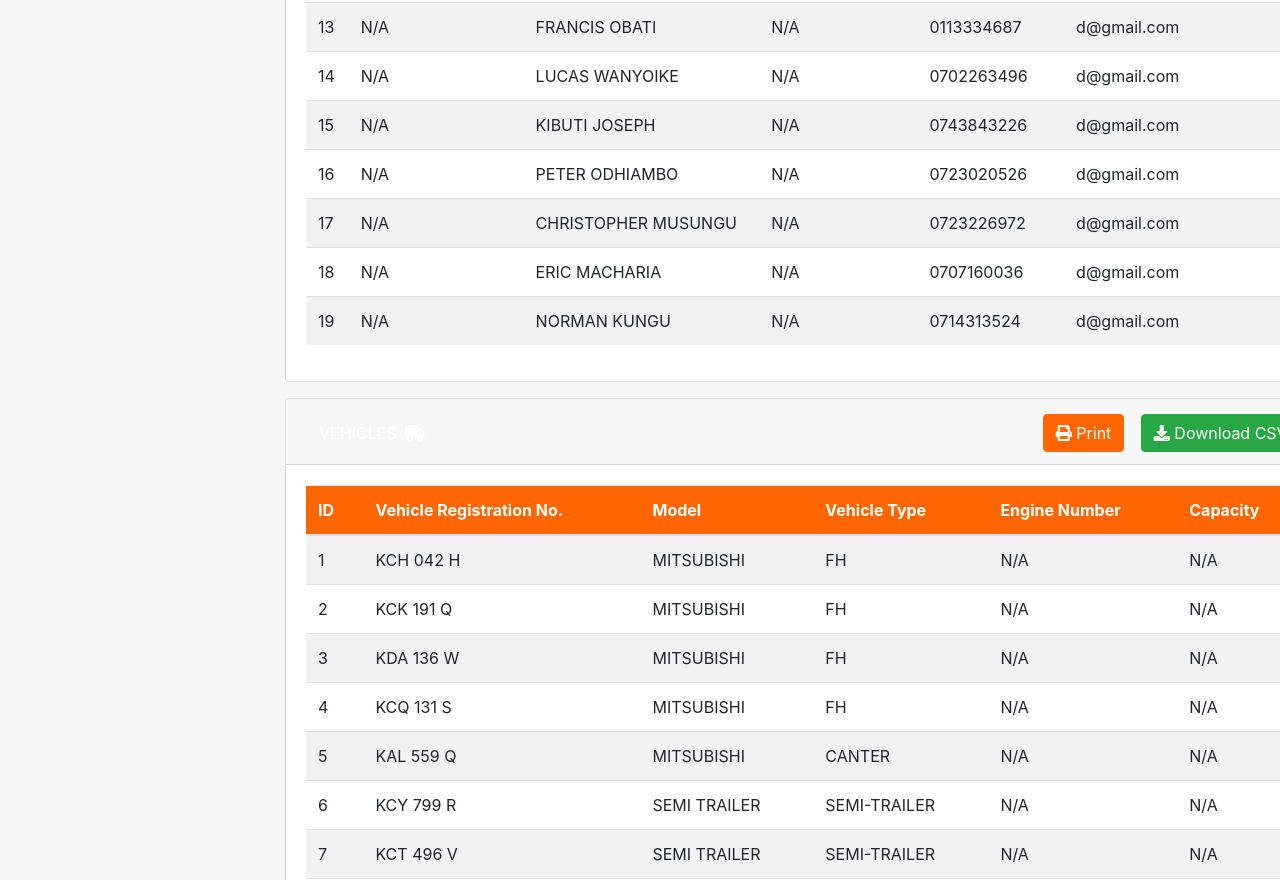
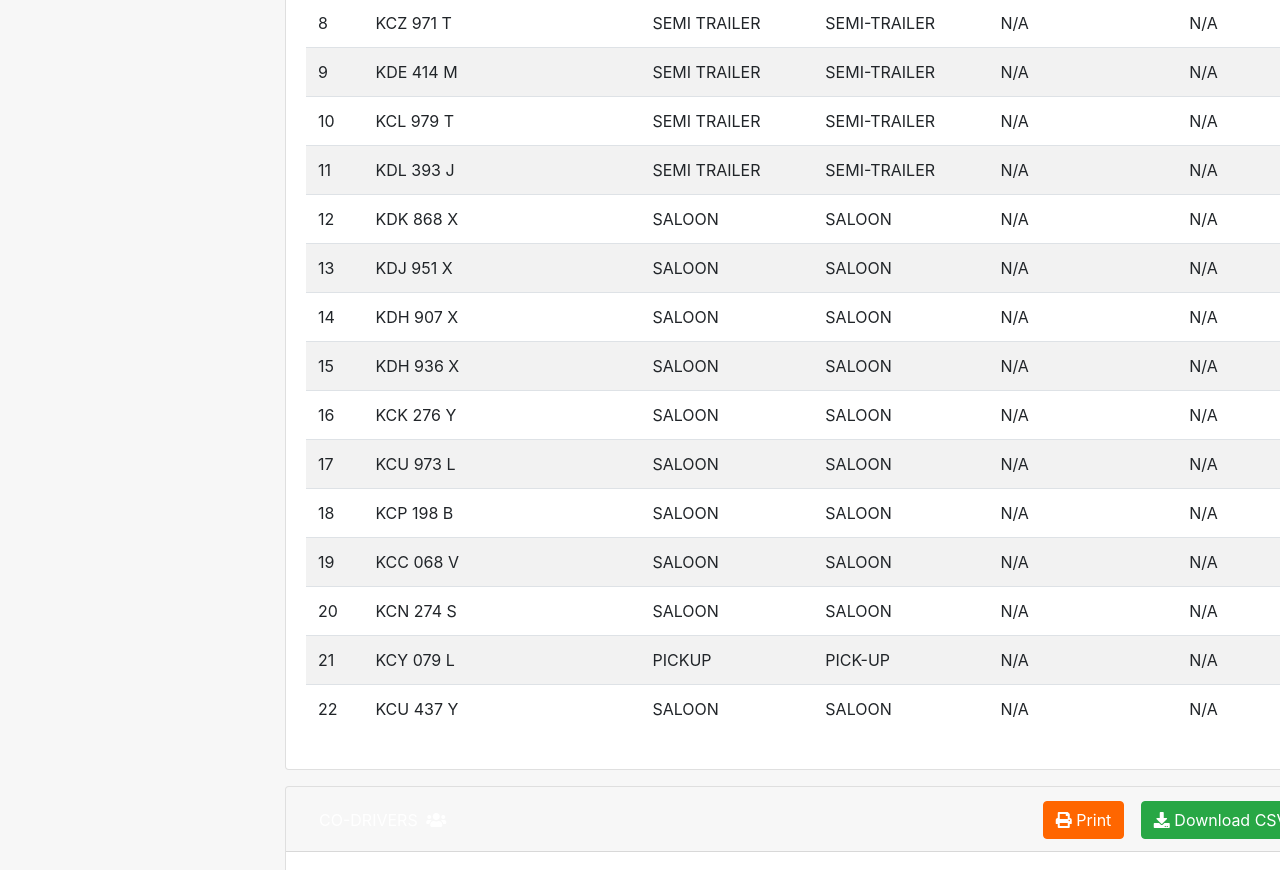
Page /reports/ (middle part) on the earlier database version (2 pictures, top to bottom).
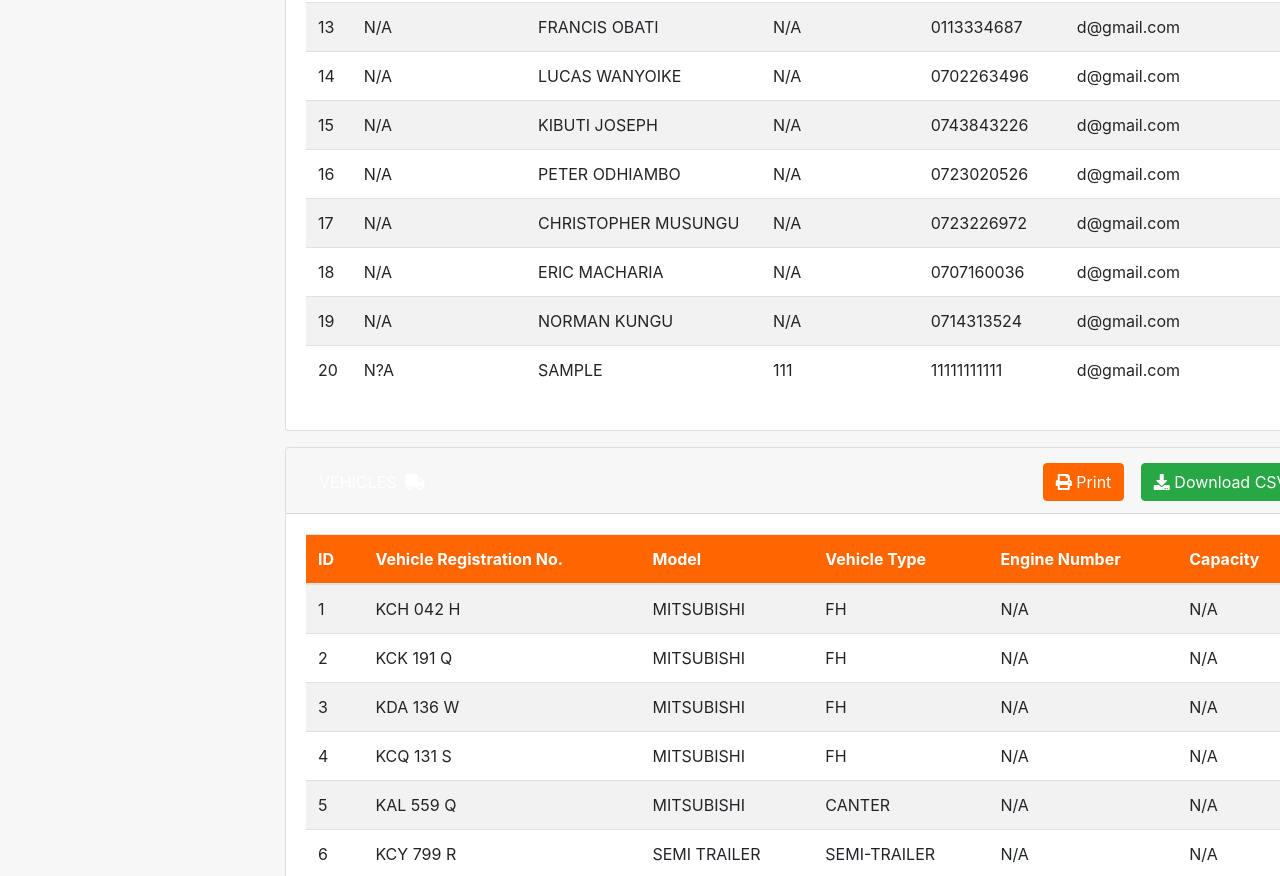
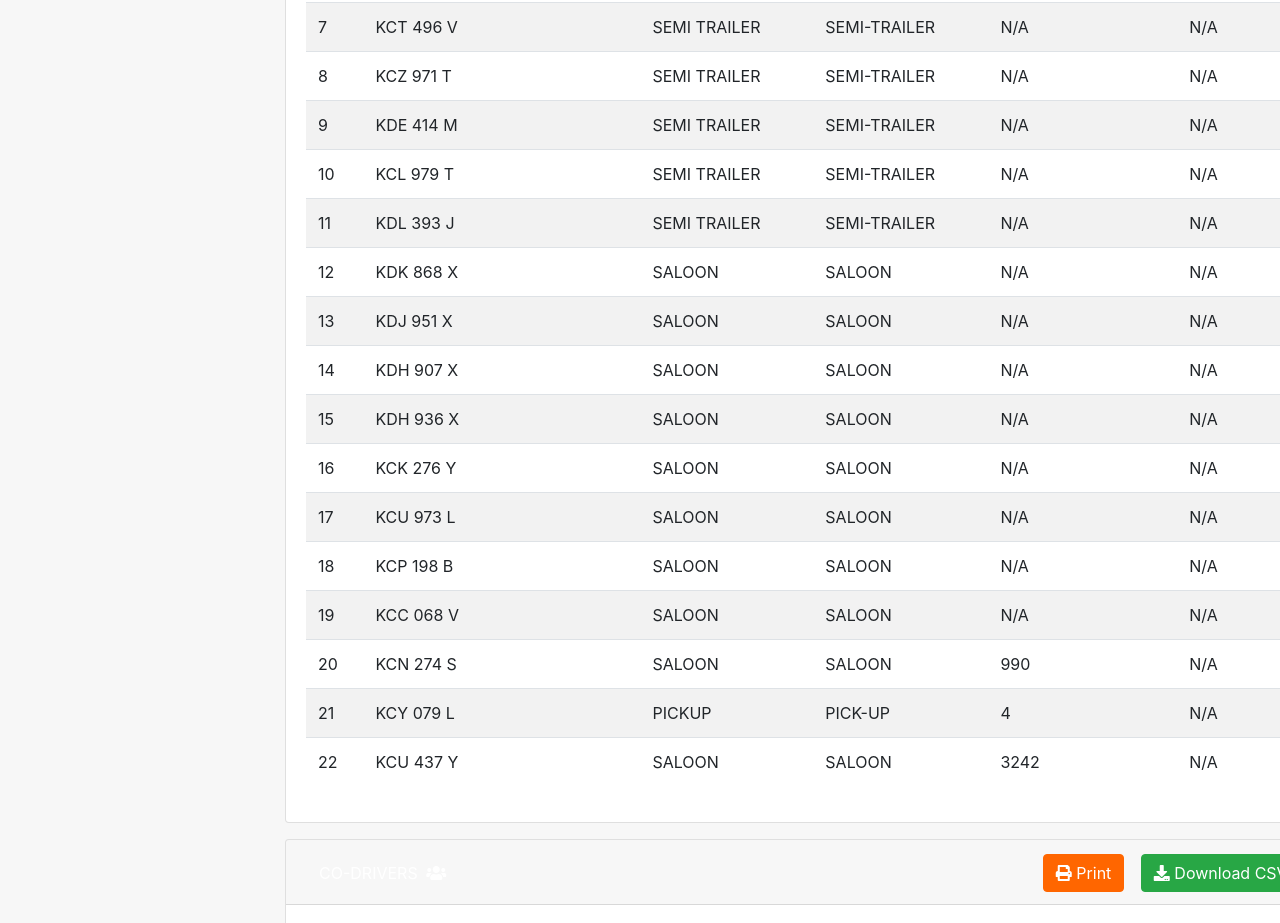
Same page on the later database version (2 pictures, top to bottom).
### DLMS/models.py (models this page shows, shortened)
class Driver(models.Model):
    full_name = models.CharField(max_length=100)
    employee_number = models.CharField(max_length=100)
    license_number = models.CharField(max_length=50)
    phone_number = models.CharField(max_length=15)
    email = models.EmailField()

class Vehicle(models.Model):
    vehicle_regno = models.CharField(max_length=100)
    vehicle_model = models.CharField(max_length=100)
    vehicle_type = models.CharField(max_length=100)
    engine_number = models.CharField(max_length=100)
    capacity = models.CharField(max_length=100)

### DLMS/views.py (the view)
# urls.py: path('reports/', reports, name='reports'),
def reports(request):
    drivers = Driver.objects.all()
    co_drivers = CoDriver.objects.all()
    vehicles = Vehicle.objects.all()
    return render(request, 'reports.html', {
        'drivers': drivers,
        'co_drivers': co_drivers,
        'vehicles': vehicles
    })

### DLMS/templates/reports.html (shortened to what this page needs)
<!DOCTYPE html>
<html lang="en">
<head>
  <link rel="stylesheet" href="https://stackpath.bootstrapcdn.com/bootstrap/4.5.2/css/bootstrap.min.css">
  <link rel="stylesheet" href="https://cdnjs.cloudflare.com/ajax/libs/font-awesome/5.15.3/css/all.min.css">
  {% load static %}
  <link rel="stylesheet" href="{% static 'reports.css' %}">
</head>
<body>
  <div class="container mt-4 col-md-10">
    <div class="card">
      <div id="driversCollapse" class="collapse show" aria-labelledby="driversHeading">
        <div class="card-body">
          <table class="table table-striped">
            <tbody>
              {% for driver in drivers %}
              <tr>
                <td>{{ forloop.counter }}</td>
                <td>{{ driver.employee_number }}</td>
                <td>{{ driver.full_name }}</td>
                <td>{{ driver.license_number }}</td>
                <td>{{ driver.phone_number }}</td>
                <td>{{ driver.email }}</td>
              </tr>
              {% endfor %}
            </tbody>
          </table>
        </div>
      </div>
    </div>
    <div class="card mt-3">
      <div class="card-header" id="vehiclesHeading">
        <h2 class="mb-0">
          <button class="btn btn-link text-white" type="button" data-toggle="collapse" data-target="#vehiclesCollapse" aria-expanded="true" aria-controls="vehiclesCollapse">
            <i class="fas fa-truck ml-1"></i>
          </button>
          <div class="float-right no-print">
            <button class="btn btn-primary mr-2 btn-print" onclick="printSection('vehiclesCollapse')">
              <i class="fas fa-print"></i> Print
            </button>
            <button class="btn btn-success btn-download" onclick="downloadCSV('vehicles')">
              <i class="fas fa-download"></i> Download CSV
            </button>
          </div>
        </h2>
      </div>
      <div id="vehiclesCollapse" class="collapse show" aria-labelledby="vehiclesHeading">
        <div class="card-body">
          <table class="table table-striped">
            <thead>
              <tr>
                <th>ID</th>
                <th>Vehicle Registration No.</th>
                <th>Model</th>
                <th>Vehicle Type</th>
                <th>Engine Number</th>
                <th>Capacity</th>
              </tr>
            </thead>
            <tbody>
              {% for vehicle in vehicles %}
              <tr>
                <td>{{ forloop.counter }}</td>
                <td>{{ vehicle.vehicle_regno }}</td>
                <td>{{ vehicle.vehicle_model }}</td>
                <td>{{ vehicle.vehicle_type }}</td>
                <td>{{ vehicle.engine_number }}</td>
                <td>{{ vehicle.capacity }}</td>
              </tr>
              {% endfor %}
            </tbody>
          </table>
        </div>
      </div>
    </div>
    <div class="card mt-3">
      <div class="card-header" id="coDriversHeading">
        <h2 class="mb-0">
          <button class="btn btn-link text-white" type="button" data-toggle="collapse" data-target="#coDriversCollapse" aria-expanded="true" aria-controls="coDriversCollapse">
            <i class="fas fa-users ml-1"></i>
          </button>
          <div class="float-right no-print">
            <button class="btn btn-primary mr-2 btn-print" onclick="printSection('coDriversCollapse')">
              <i class="fas fa-print"></i> Print
            </button>
            <button class="btn btn-success btn-download" onclick="downloadCSV('co_drivers')">
              <i class="fas fa-download"></i> Download CSV
            </button>
          </div>
        </h2>
      </div>
      <div id="coDriversCollapse" class="collapse show" aria-labelledby="coDriversHeading">
        <div class="card-body">
        </div>
      </div>
    </div>
  </div>
   </body>
</html>

### DLMS/static/reports.css (style rules this page uses)
body { background-color: #f7f7f7; color: #333; margin: 0; padding: 0; }
.btn-primary { background-color: #ff6600; border-color: #ff6600; }
.table thead th { background-color: #ff6600; color: white; }
.container { margin-left: 270px; }
.btn-link { color: white; text-decoration: none; }

Differences in the rows shown:
added Driver: employee_number "N?A", full_name "SAMPLE", license_number "111", phone_number "11111111111", email "d@gmail.com"
changed Vehicle "KCN 274 S": engine_number "N/A" → "990"
changed Vehicle "KCY 079 L": engine_number "N/A" → "4"
changed Vehicle "KCU 437 Y": engine_number "N/A" → "3242"
